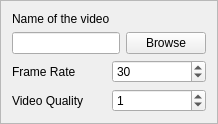
           <widget class="QFrame" name="frame_4">
            <property name="frameShape">
             <enum>QFrame::StyledPanel</enum>
            </property>
            <property name="frameShadow">
             <enum>QFrame::Raised</enum>
            </property>
            <layout class="QGridLayout" name="gridLayout_30">
             <item row="0" column="0">
              <widget class="QLabel" name="videoNameLabel_2">
               <property name="text">
                <string>Name of the video</string>
               </property>
              </widget>
             </item>
             <item row="1" column="0">
              <layout class="QGridLayout" name="gridLayout_26">
               <item row="0" column="0">
                <widget class="QLineEdit" name="videoName_2">
                 <property name="sizePolicy">
                  <sizepolicy hsizetype="Maximum" vsizetype="Fixed">
                   <horstretch>0</horstretch>
                   <verstretch>0</verstretch>
                  </sizepolicy>
                 </property>
                 <property name="inputMask">
                  <string/>
                 </property>
                 <property name="text">
                  <string/>
                 </property>
                </widget>
               </item>
               <item row="0" column="1">
                <widget class="QPushButton" name="createFile_2">
                 <property name="enabled">
                  <bool>true</bool>
                 </property>
                 <property name="minimumSize">
                  <size>
                   <width>4</width>
                   <height>0</height>
                  </size>
                 </property>
                 <property name="contextMenuPolicy">
                  <enum>Qt::DefaultContextMenu</enum>
                 </property>
                 <property name="text">
                  <string>Browse</string>
                 </property>
                 <property name="iconSize">
                  <size>
                   <width>10</width>
                   <height>10</height>
                  </size>
                 </property>
                </widget>
               </item>
              </layout>
             </item>
             <item row="2" column="0">
              <layout class="QGridLayout" name="gridLayout_27">
               <item row="0" column="0">
                <widget class="QLabel" name="label_15">
                 <property name="text">
                  <string>Frame Rate</string>
                 </property>
                </widget>
               </item>
               <item row="0" column="1">
                <widget class="QSpinBox" name="frameRate_2">
                 <property name="value">
                  <number>30</number>
                 </property>
                </widget>
               </item>
              </layout>
             </item>
             <item row="3" column="0">
              <layout class="QGridLayout" name="gridLayout_28">
               <item row="0" column="0">
                <widget class="QLabel" name="label_16">
                 <property name="text">
                  <string>Video Quality</string>
                 </property>
                </widget>
               </item>
               <item row="0" column="1">
                <widget class="QSpinBox" name="videoQuality_2">
                 <property name="minimum">
                  <number>0</number>
                 </property>
                 <property name="maximum">
                  <number>2</number>
                 </property>
                 <property name="value">
                  <number>1</number>
                 </property>
                </widget>
               </item>
              </layout>
             </item>
            </layout>
           </widget>
